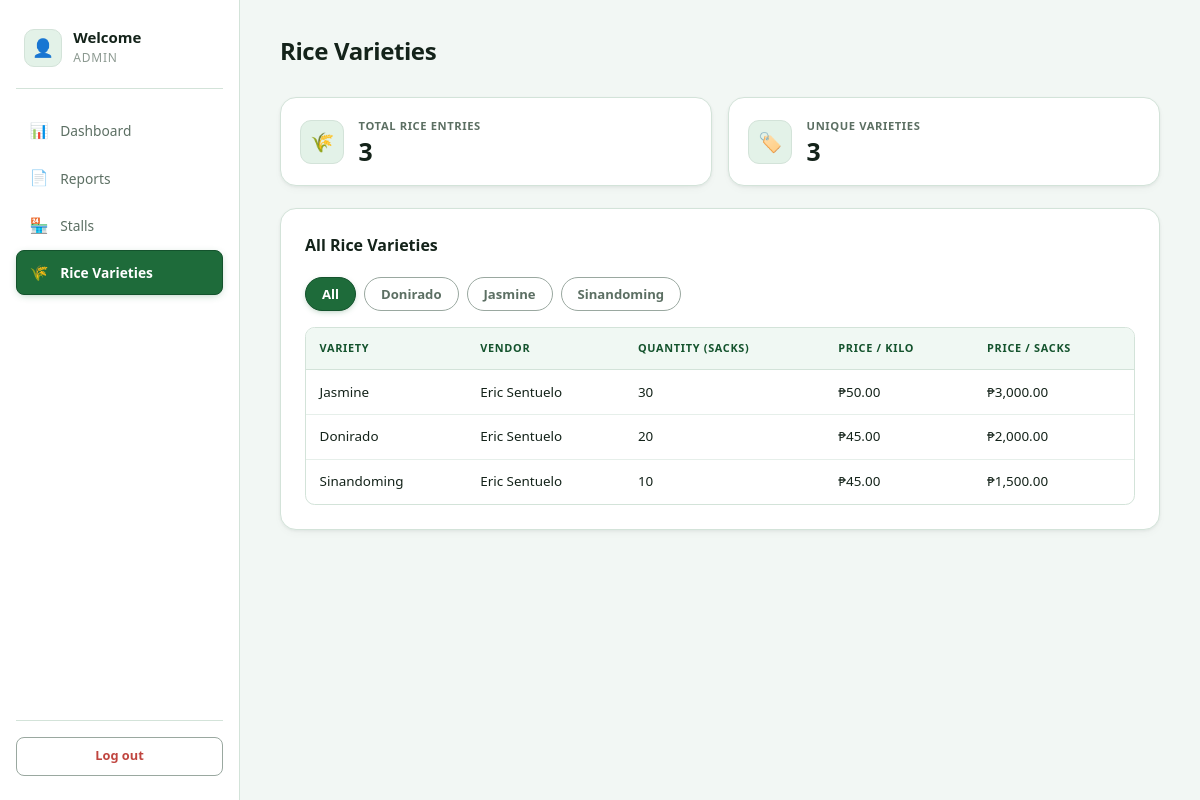
The page /rice_demand/admin/rice.php (signed in) on the database its author committed.
### tables this page shows
CREATE TABLE `tb_rice` (
  `rice_id` int(11) NOT NULL,
  `vendors_id` int(11) NOT NULL,
  `variety` varchar(255) NOT NULL,
  `quantity` int(11) NOT NULL,
  `price_kilo` varchar(255) NOT NULL,
  `price_sacks` varchar(255) NOT NULL,
  `date_added` datetime NOT NULL DEFAULT current_timestamp()
);

### rice_demand/admin/rice.php (the view, shortened to what this page needs)
<?php
include_once "../conn.php";
$riceList = $conn->query("
    SELECT
    r.rice_id,
    r.variety,
    r.quantity,
    r.price_kilo,
    r.price_sacks,
    COALESCE(CONCAT(v.f_name, ' ', v.l_name), 'Unknown Vendor') AS vendor_name
    FROM tb_rice r
    LEFT JOIN tb_vendors v ON r.vendors_id = v.vendors_id
")->fetchAll(PDO::FETCH_ASSOC);
usort($riceList, function ($a, $b) {
    $sa = (float)($a['price_sacks'] ?? 0);
    $sb = (float)($b['price_sacks'] ?? 0);
    if (abs($sa - $sb) > 0.000001) {
        return ($sa < $sb) ? 1 : -1;
    }
    $ka = (float)($a['price_kilo'] ?? 0);
    $kb = (float)($b['price_kilo'] ?? 0);
    if (abs($ka - $kb) > 0.000001) {
        return ($ka < $kb) ? 1 : -1;
    }
    return strcmp($a['variety'] ?? '', $b['variety'] ?? '');
});
$varieties = [];
foreach ($riceList as $row) {
    $v = trim((string)($row['variety'] ?? ''));
    if ($v !== '' && !in_array($v, $varieties, true)) {
        $varieties[] = $v;
    }
}
sort($varieties, SORT_NATURAL | SORT_FLAG_CASE);
?>
<!DOCTYPE html>
<html lang="en">
<head>
    <link rel="stylesheet" href="../css/style.css">
</head>
<body class="admin-body">
    <div class="admin-layout">
        <aside class="sidebar">
            <div class="brand">
                <div class="brand-mark">👤</div>
                <div class="brand-text">
                    <h2>Welcome</h2>
                    <span>Admin</span>
                </div>
            </div>
            <nav class="nav">
                <a href="../admin/dashboard.php" class="nav-item">
                    <span class="nav-icon">📊</span>
                    <span>Dashboard</span>
                </a>
                <a href="../admin/reports.php" class="nav-item">
                    <span class="nav-icon">📄</span>
                    <span>Reports</span>
                </a>
                <a href="../admin/stall.php" class="nav-item">
                    <span class="nav-icon">🏪</span>
                    <span>Stalls</span>
                </a>
                <a href="../admin/rice.php" class="nav-item active">
                    <span class="nav-icon">🌾</span>
                    <span>Rice Varieties</span>
                </a>
            </nav>
            <div class="sidebar-footer">
                <a href="../logout.php" class="logout-btn">
                    <span>Log out</span>
                </a>
            </div>
        </aside>
        <main class="main">
            <header class="page-head">
                <div>
                    <h1>Rice Varieties</h1>
                </div>
            </header>
            <section class="stats">
                <div class="stat-card">
                    <div class="stat-icon">🌾</div>
                    <div class="stat-body">
                        <span class="stat-label">Total Rice Entries</span>
                        <span class="stat-value"><?= count($riceList) ?></span>
                    </div>
                </div>
                <div class="stat-card">
                    <div class="stat-icon">🏷️</div>
                    <div class="stat-body">
                        <span class="stat-label">Unique Varieties</span>
                        <span class="stat-value"><?= count($varieties) ?></span>
                    </div>
                </div>
            </section>
            <section class="panel">
                <div class="panel-head">
                    <div>
                        <h2>All Rice Varieties</h2>
                    </div>
                </div>
                <?php if (count($riceList) === 0): ?>
                    <div class="empty-state">
                    </div>
                <?php else: ?>
                    <div class="filter-bar">
                        <button type="button" class="filter-btn active" data-filter="All">All</button>
                        <?php foreach ($varieties as $v): ?>
                            <button type="button" class="filter-btn" data-filter="<?= htmlspecialchars($v) ?>">
                                <?= htmlspecialchars(ucwords($v)) ?>
                            </button>
                        <?php endforeach; ?>
                    </div>
                    <div class="table-wrap">
                        <table class="data-table" id="riceTable">
                            <thead>
                                <tr>
                                    <th>Variety</th>
                                    <th>Vendor</th>
                                    <th>Quantity (sacks)</th>
                                    <th>Price / Kilo</th>
                                    <th>Price / Sacks</th>
                                </tr>
                            </thead>
                            <tbody>
                                <?php foreach ($riceList as $r): ?>
                                    <?php $variety = trim((string)($r['variety'] ?? '')); ?>
                                    <tr data-variety="<?= htmlspecialchars($variety) ?>">
                                        <td><?= htmlspecialchars(ucwords($variety)) ?></td>
                                        <td><?= htmlspecialchars($r['vendor_name']) ?></td>
                                        <td><?= htmlspecialchars($r['quantity']) ?></td>
                                        <td>₱<?= number_format((float)($r['price_kilo'] ?? 0), 2) ?></td>
                                        <td>₱<?= number_format((float)($r['price_sacks'] ?? 0), 2) ?></td>
                                    </tr>
                                <?php endforeach; ?>
                            </tbody>
                        </table>
                    </div>
                <?php endif; ?>
            </section>
        </main>
    </div>
</body>
</html>

### rows shown on the page
tb_rice: variety "Jasmine", vendor_name "Eric Sentuelo", quantity "30", price_kilo "50.00", price_sacks "3,000.00"
tb_rice: variety "Donirado", vendor_name "Eric Sentuelo", quantity "20", price_kilo "45.00", price_sacks "2,000.00"
tb_rice: variety "Sinandoming", vendor_name "Eric Sentuelo", quantity "10", price_kilo "45.00", price_sacks "1,500.00"

### other values the page prints
count($riceList) "3"
count($varieties) "3"
$v "Donirado"
$v "Jasmine"
$v "Sinandoming"
